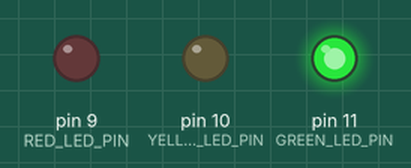
Simulated run of this sketch. Board: Arduino Uno, built with avr-gcc and run on an emulated ATmega328P. Parts: output pins drawn as LEDs (lit = HIGH).

Above: at 2.5 s.
At 6.0 s:
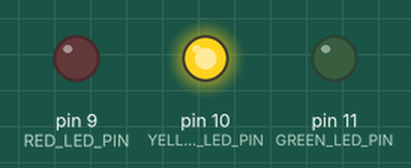
At 9.5 s:
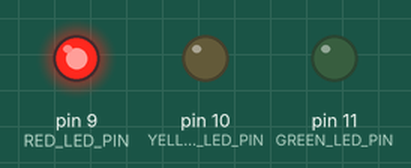
Timing chart, 0 to 16.9 s (numbered marks = the images above):
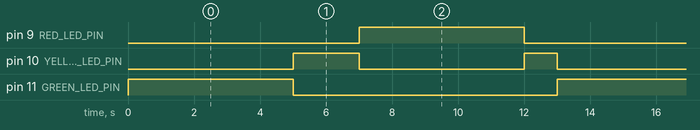

The sketch:

Experiment_6.ino
```cpp
// Define pin numbers for each LED
const int RED_LED_PIN = 9;
const int YELLOW_LED_PIN = 10;
const int GREEN_LED_PIN = 11;

// Define the duration of each light (in milliseconds)
const int GREEN_LIGHT_DURATION = 5000;  // Green light for 5 seconds
const int YELLOW_LIGHT_DURATION = 2000; // Yellow light for 2 seconds
const int RED_LIGHT_DURATION = 5000;    // Red light for 5 seconds

void setup()
{
    // Set LED pins as outputs
    pinMode(RED_LED_PIN, OUTPUT);
    pinMode(YELLOW_LED_PIN, OUTPUT);
    pinMode(GREEN_LED_PIN, OUTPUT);
}

void loop()
{
    // Sequence starts with green light
    digitalWrite(GREEN_LED_PIN, HIGH);
    delay(GREEN_LIGHT_DURATION);
    digitalWrite(GREEN_LED_PIN, LOW);

    // Then yellow light
    digitalWrite(YELLOW_LED_PIN, HIGH);
    delay(YELLOW_LIGHT_DURATION);
    digitalWrite(YELLOW_LED_PIN, LOW);

    // Followed by red light
    digitalWrite(RED_LED_PIN, HIGH);
    delay(RED_LIGHT_DURATION);

    // Yellow comes on briefly before green to signal readiness
    digitalWrite(RED_LED_PIN, LOW);
    digitalWrite(YELLOW_LED_PIN, HIGH);
    delay(1000); // 1 second
    digitalWrite(YELLOW_LED_PIN, LOW);

    // All lights off before starting the next cycle
}
```

Measured:
- by itself, pin 9 (RED_LED_PIN), pin 11 (GREEN_LED_PIN): alternates HIGH for 5.0 s and LOW for 8.0 s
- by itself, pin 10 (YELLOW_LED_PIN): repeats every 13.0 s: LOW 5.0 s, HIGH 1.0 s, LOW 5.0 s, HIGH 2.0 s
- by itself, everything shown: repeats every 13.0 s, in 5 steps
